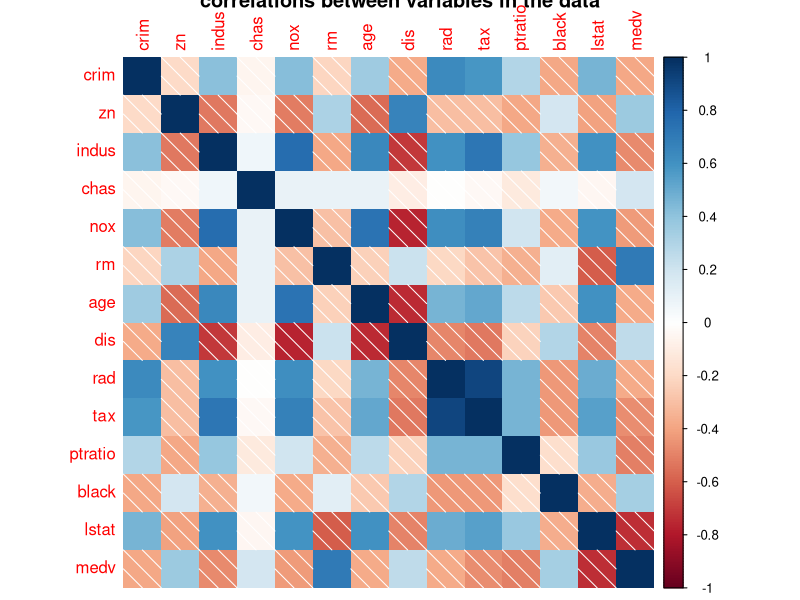
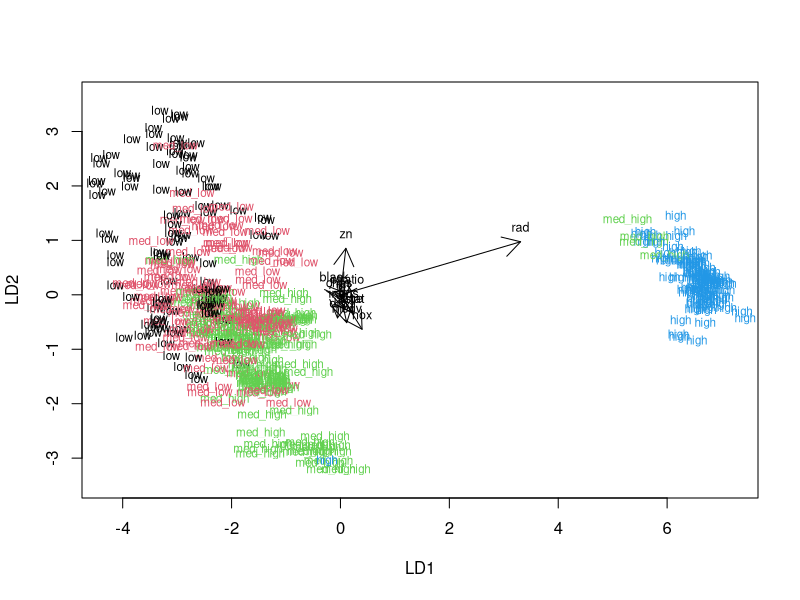
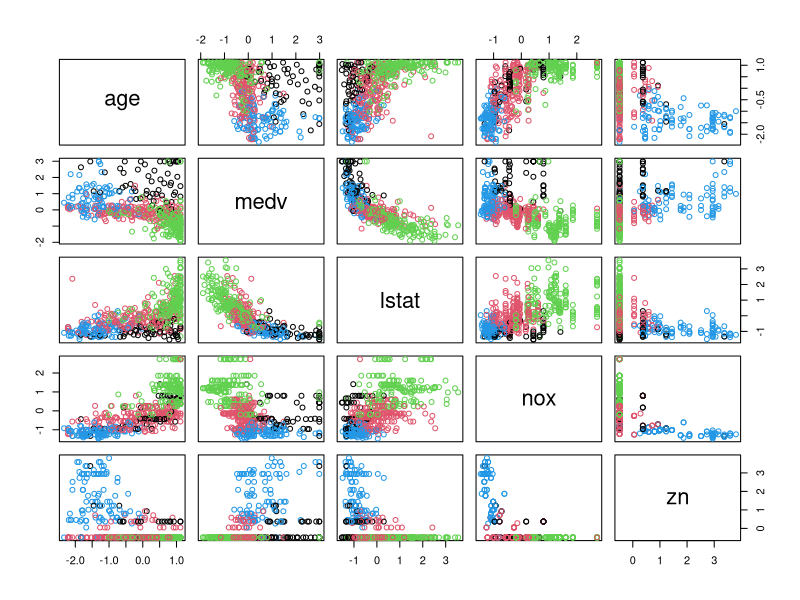
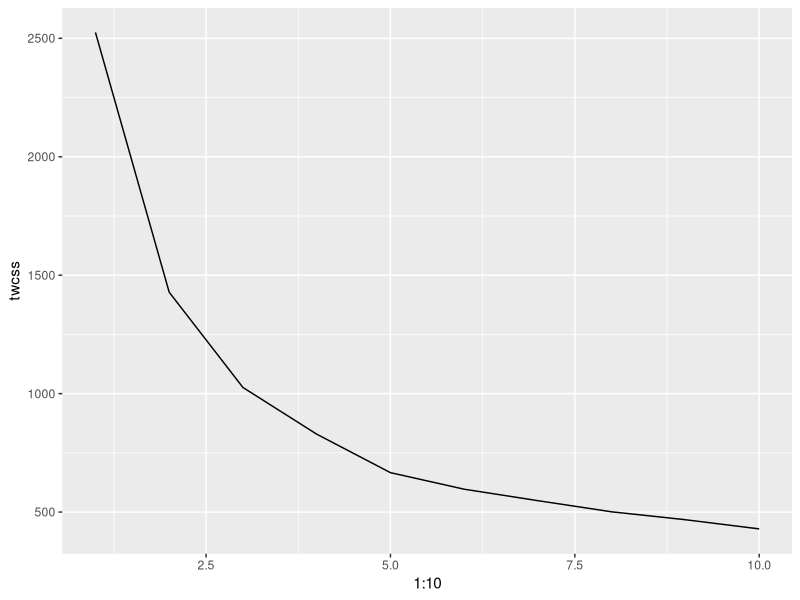
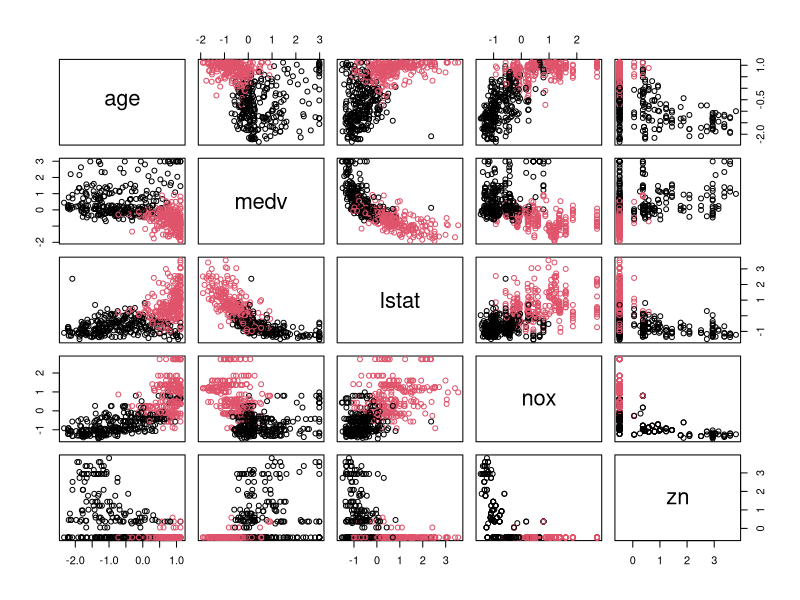
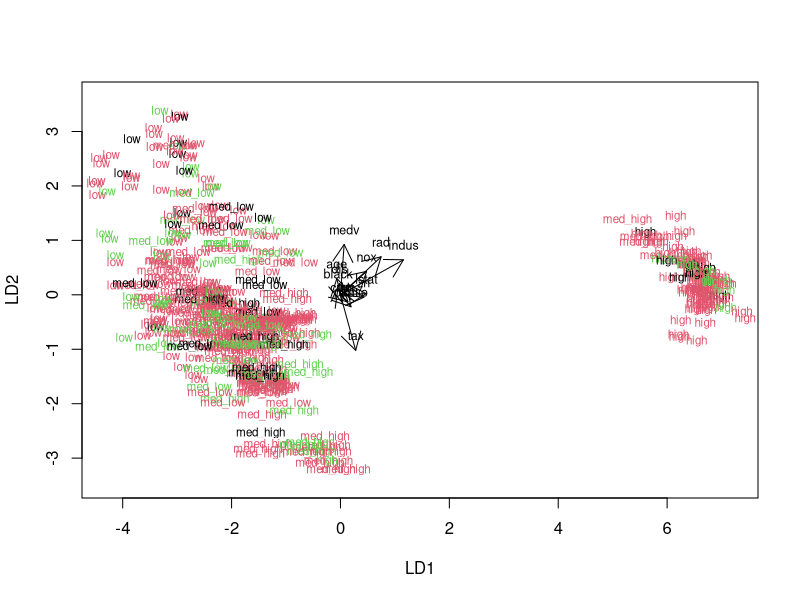

Recreate these plots in R, in order.
## ---- chunk 1

# accessing the data

library(MASS)
library(corrplot)
library(tidyr)
data("boston")

# structure and dimensions
str(Boston)
dim(Boston)


## ---- chunk 2

summary(Boston)

cor_matrix <- cor(Boston) %>% round(digits = 2)

corrplot(cor_matrix, method="shade", title = "correlations between variables in the data")

## ---- chunk 3

boston_scaled <- scale(Boston)

# summaries of the scaled variables

summary(boston_scaled)

# class of the boston_scaled object
class(boston_scaled)

boston_scaled <- as.data.frame(boston_scaled)

## ---- chunk 4

# new categorical crime varibale
bins <- quantile(boston_scaled$crim)
bins 
crime <- cut(boston_scaled$crim, breaks = bins, include.lowest = TRUE, labels = c("low","med_low","med_high","high"))

# remove original crim from the dataset
boston_scaled <- dplyr::select(boston_scaled, -crim)

# add the new categorical value to scaled data
boston_scaled <- data.frame(boston_scaled, crime)

## ---- chunk 5
n <- nrow(boston_scaled)

# choose randomly 80% of the rows
ind <- sample(n,  size = n * 0.8)

# create train and test set
train <- boston_scaled[ind,]
test <- boston_scaled[-ind,]


## ---- chunk 6

lda.fit <- lda(crime ~ ., data = train)
lda.fit

# plotting the analysis

lda.arrows <- function(x, myscale = 1, arrow_heads = 0.2, color = "black", tex = 0.75, choices = c(1,2)){
  heads <- coef(x)
  graphics::arrows(x0 = 0, y0 = 0, 
         x1 = myscale * heads[,choices[1]], 
         y1 = myscale * heads[,choices[2]], col=color, length = arrow_heads)
  text(myscale * heads[,choices], labels = row.names(heads), 
       cex = tex, col=color, pos=3)}

classes <- as.numeric(train$crime)

plot(lda.fit, dimen = 2, col = classes)
lda.arrows(lda.fit, myscale = 1)

## ---- chunk 7
# saving the correct classes from test data
correct_classes <- test$crime

# removing the crime variable from test data
test <- dplyr::select(test, -crime)

# predictions
lda.pred <- predict(lda.fit, newdata = test)
table(correct = correct_classes, predicted = lda.pred$class)


## ---- chunk 8
# reloading the dataset
data("Boston")

# standardizing the dataset
scaled_boston <- scale(Boston)
scaled_data <- as.data.frame(scaled_boston)

dist_eu <- dist(scaled_data ,method = "euclidean")
summary(dist_eu)

dist_man <- dist(scaled_data, method = "manhattan")
summary(dist_man)
## ---- chunk 9

# running the k-means analysis
km <- kmeans(scaled_data, centers = 4)

## The pairs are reduced so the data is observable
pairs(scaled_data[c("age", "medv", "lstat", "nox", "zn")], col = km$cluster)

## ---- chunk 10

library(ggplot2)
set.seed(123)

# determine the number of clusters
k_max <- 10

# calculate the total within sum of squares
twcss <- sapply(1:k_max, function(k){kmeans(scaled_data[c("age", "medv", "lstat", "nox", "zn")], k)$tot.withinss})

# visualize the results
qplot(x = 1:10, y = twcss, geom = 'line')

## ---- chunk 11
# k-means clustering
km <- kmeans(scaled_data[c("age", "medv", "lstat", "nox", "zn")], centers = 2)

# plot the Boston dataset with clusters
pairs(scaled_data[c("age", "medv", "lstat", "nox", "zn")], col = km$cluster)
## ---- chunk 12
# reloading the dataset
library(MASS)
data("Boston")

# standardizing the dataset
scaled_boston <- scale(Boston)
scaled_data <- as.data.frame(scaled_boston)

# k-means with 3 clusters

km <- kmeans(scaled_data, centers = 3)

# new data with clusters assigned

data_with_clusters <- cbind(scaled_data, cluster = km$cluster)

# removing the chas variable as it is constant between the groups and interfering with the analysis

data_with_clusters <- dplyr::select(data_with_clusters, -chas)

# LDA with clusters as target classes

lda.bonus <- lda(cluster ~ ., data = data_with_clusters)
lda.bonus

# plotting the analysis

lda.arrows <- function(x, myscale = 1, arrow_heads = 0.2, color = "black", tex = 0.75, choices = c(1,2)){
  heads <- coef(x)
  graphics::arrows(x0 = 0, y0 = 0, 
         x1 = myscale * heads[,choices[1]], 
         y1 = myscale * heads[,choices[2]], col=color, length = arrow_heads)
  text(myscale * heads[,choices], labels = row.names(heads), 
       cex = tex, col=color, pos=3)}

classes <- as.numeric(data_with_clusters$cluster)

plot(lda.fit, dimen = 2, col = classes)
lda.arrows(lda.bonus, myscale = 1)

